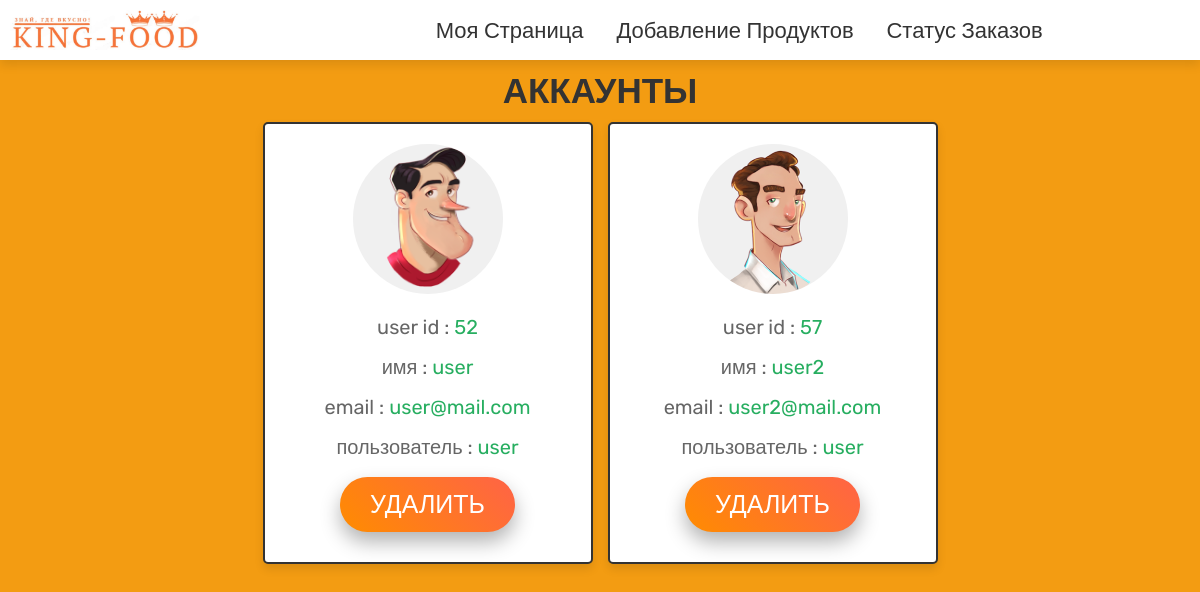
The page /admin_users_only.php (signed in) on the database its author committed.
### tables this page shows
CREATE TABLE `users` (
  `id` int NOT NULL,
  `name` varchar(100) NOT NULL,
  `email` varchar(100) NOT NULL,
  `password` varchar(100) NOT NULL,
  `user_type` varchar(20) NOT NULL DEFAULT 'user',
  `image` varchar(100) NOT NULL,
  `balance` int NOT NULL DEFAULT '0'
);

### admin_users_only.php (the view, shortened to what this page needs)
<?php
@include 'config.php';
$admin_id = $_SESSION['admin_id'];
?>
<!DOCTYPE html>
<html lang="en">
<head>
   <link rel="stylesheet" href="https://cdnjs.cloudflare.com/ajax/libs/font-awesome/6.1.1/css/all.min.css">
   <link rel="stylesheet" href="css/admin_style.css">
</head>
<body>
<?php include 'admin_header.php'; ?>
<section class="user-accounts">
   <h1 class="title">Аккаунты</h1>
   <div class="box-container">
      <?php
         $select_users = $conn->prepare("SELECT * FROM `users` WHERE user_type = 'user' ");
         $select_users->execute();
         while($fetch_users = $select_users->fetch(PDO::FETCH_ASSOC)){
      ?>
      <div class="box" style="<?php if($fetch_users['id'] == $admin_id){ echo 'display:none'; }; ?>">
         <img src="uploaded_img/<?= $fetch_users['image']; ?>" alt="">
         <p> user id : <span><?= $fetch_users['id']; ?></span></p>
         <p> имя : <span><?= $fetch_users['name']; ?></span></p>
         <p> email : <span><?= $fetch_users['email']; ?></span></p>
         <p> пользователь : <span style=" color:<?php if($fetch_users['user_type'] == 'admin'){ echo 'orange'; }; ?>"><?= $fetch_users['user_type']; ?></span></p>
         <a href="admin_users.php?delete=<?= $fetch_users['id']; ?>" onclick="return confirm('Удалить этого пользователя?');" class="delete-btn">Удалить</a>
      </div>
      <?php
      }
      ?>
   </div>
</section>
</body>
</html>

### css/admin_style.css (style rules this page uses)
.user-accounts .box-container { display: grid; grid-template-columns: repeat(auto-fit, 33rem); gap:1.5rem; align-items: flex-start; justify-content:center; }
.user-accounts .box-container .box { border:var(--border); box-shadow: var(--box-shadow); background-color: var(--white); border-radius: .5rem; padding:2rem; text-align: center; }
.user-accounts .box-container .box img { height: 15rem; width: 15rem; border-radius: 50%; object-fit: cover; margin-bottom: 1rem; }
.user-accounts .box-container .box p { line-height: 1.5; padding:.5rem 0; font-size: 2rem; color:var(--light-color); }
.user-accounts .box-container .box p span { color:var(--green); }

### css/components.css (style rules this page uses)
:root { --green:#27ae60; --orange:#f39c12; --red:#e74c3c; --black:#333; --light-color:#666; --white:#fff; --light-bg:#f6f6f6; --border:.2rem solid var(--black); --box-shadow:0 .5rem 1rem rgba(0,0,0,.1); }
* { font-family: 'Rubik', sans-serif; margin:0; padding:0; box-sizing: border-box; outline: none; border:none; text-decoration: none; color:var(--black); }
:root { --green: #27ae60; --orange: #f39c12; --red: #e74c3c; --black: #333; --light-color: #666; --white: #fff; --light-bg: #f6f6f6; --border: 0.2rem solid var(--black); --box-shadow: 0 0.5rem 1rem rgba(0, 0, 0, 0.1); --orange-bg: #f39c12; }
body { background-color: var(--orange); animation: pulseOrangeToWhite 6s infinite alternate; }
html { font-size: 62.5%; overflow-x: hidden; scroll-behavior: smooth; scroll-padding-top: 6.5rem; }
section { padding:1rem 1rem; max-width: 1200px; margin:0 auto; }
.btn, .delete-btn { display: inline-block; width: auto; margin: 1rem; padding: 1.3rem 3rem; border-radius: 3rem; color: var(--white); font-size: 2.5rem; text-transform: uppercase; cursor: pointer; text-align: center; background-image: linear-gradient(45deg, #ff8c00, #ff6347); box-shadow: 0 10px 20px rgba(0, 0, 0, 0.3); transition: all 0.3s ease; }
.delete-btn { background-color: var(--red); }
.title { text-align: center; margin-bottom: 1rem; text-transform: uppercase; color:var(--black); font-size: 3.5rem; }

### rows shown on the page
users: image (placeholder picture), id "52", name "user", email "user@mail.com", user_type "user"
users: image (picture), id "57", name "user2", email "user2@mail.com", user_type "user"
